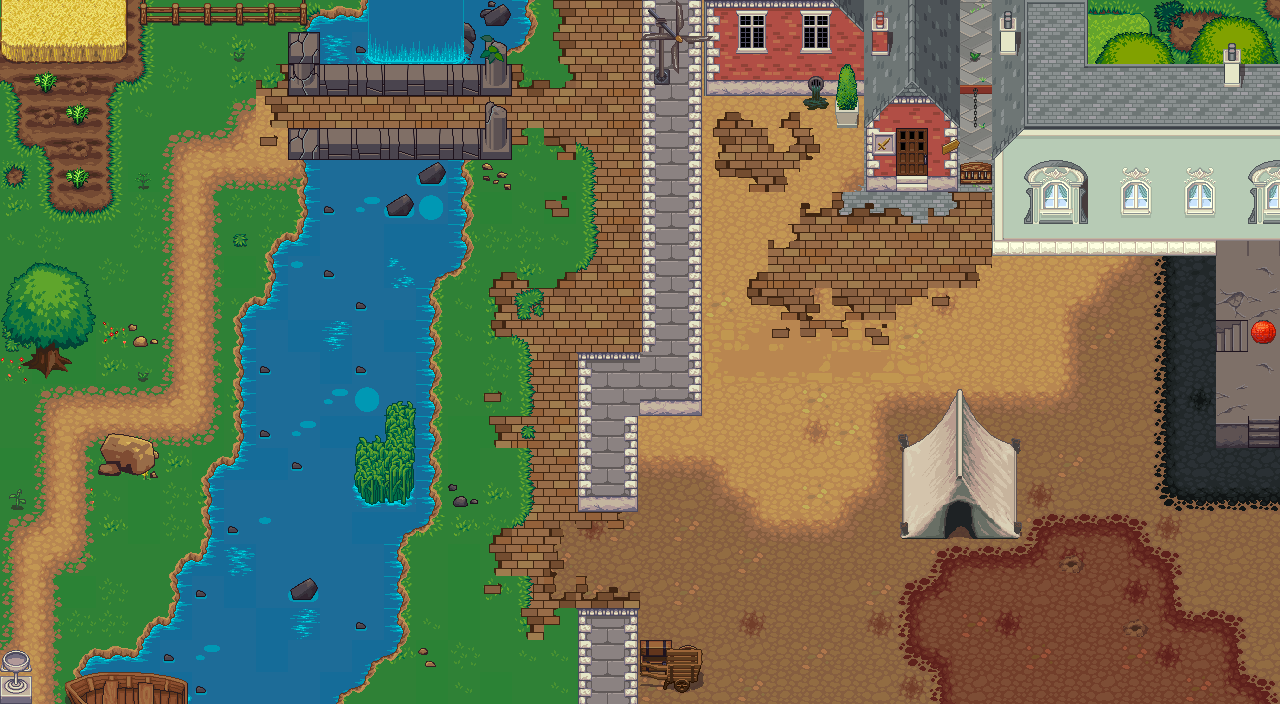

The image is a tile-based game level rendered from a .tmx file. Its description and source (layers, tilesets, objects; grid data summarised) follow:
An orthogonal 40x22 tile map with 32x32 px tiles, 3 tile layers (Goal, Spawn, Foreground), 4 hidden layers not drawn, 4 tilesets, 1 image layer.

<map version="1.0" orientation="orthogonal" renderorder="right-down" width="40" height="22" tilewidth="32" tileheight="32" nextobjectid="6">
 <tileset firstgid="1" name="terrain_atlas" tilewidth="32" tileheight="32">
  <image source="terrain_atlas.png" width="1024" height="1024" />
  <tile id="401">
   <properties>
    <property name="goal" value="" />
   </properties>
  </tile>
  <tile id="433">
   <properties>
    <property name="spawn" value="" />
   </properties>
  </tile>
 </tileset>
 <tileset firstgid="1025" name="build_atlas" tilewidth="32" tileheight="32">
  <image source="build_atlas.png" width="1024" height="1024" />
 </tileset>
 <tileset firstgid="2049" name="obj_misk_atlas" tilewidth="32" tileheight="32">
  <image source="obj_misk_atlas.png" width="1024" height="1024" />
 </tileset>
 <tileset firstgid="3073" name="terrain" tilewidth="32" tileheight="32">
  <image source="terrain.png" width="1024" height="1024" />
 </tileset>
 <layer name="Background" width="40" height="22" visible="0">
  <data>[880 cells, 854 non-empty, 92 distinct tile ids]</data>
 </layer>
 <layer name="Background2" width="40" height="22" visible="0">
  <data>[880 cells, 271 non-empty, 92 distinct tile ids]</data>
 </layer>
 <imagelayer name="Background">
  <image source="map1bg.png" />
 </imagelayer>
 <layer name="Flightpath" width="40" height="22" visible="0">
  <data>[880 cells, 128 non-empty, 1 distinct tile ids]</data>
 </layer>
 <layer name="Obstacles" width="40" height="22" visible="0">
  <data>[880 cells, 343 non-empty, 126 distinct tile ids]</data>
 </layer>
 <layer name="Goal" width="40" height="22">
  <data>[880 cells, 1 non-empty, 1 distinct tile ids]</data>
 </layer>
 <layer name="Spawn" width="40" height="22">
  <data>[880 cells, 1 non-empty, 1 distinct tile ids]</data>
 </layer>
 <layer name="Foreground" width="40" height="22">
  <data>[880 cells, 62 non-empty, 58 distinct tile ids]</data>
 </layer>
</map>
